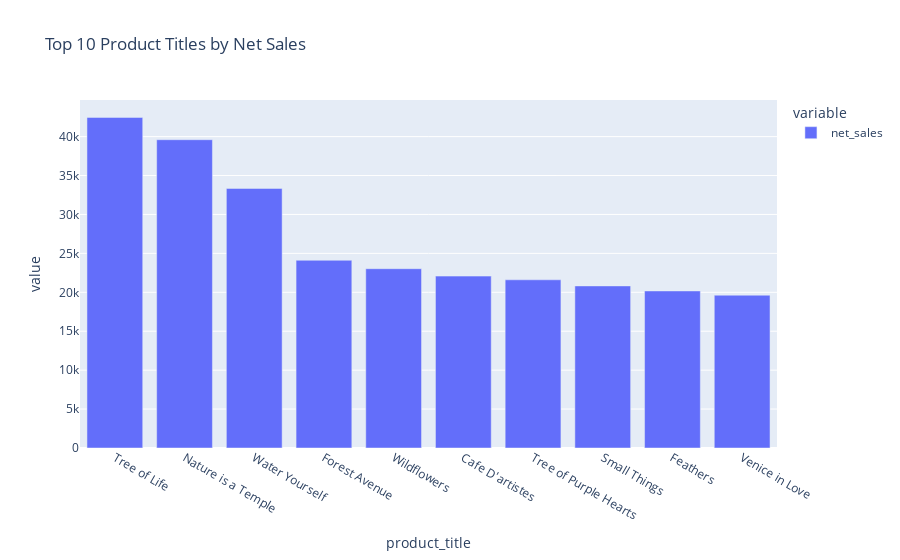

Here is the notebook cell this chart was saved with:
### Code cell
import plotly.express as px

top_10_product_title_by_net_sales = dfs.groupby('product_title')['net_sales'].sum().nlargest(10)
fig = px.bar(top_10_product_title_by_net_sales, title='Top 10 Product Titles by Net Sales')
fig.show()

### Figure 1 — Plotly figure (JSON) as saved in the notebook; plotly's stock layout.template omitted (floating-point values rounded to 4 significant figures)
{"data": [{"alignmentgroup": "True", "hovertemplate": "variable=net_sales<br>product_title=%{x}<br>value=%{y}<extra></extra>", "legendgroup": "net_sales", "marker": {"color": "#636efa", "pattern": {"shape": ""}}, "name": "net_sales", "offsetgroup": "net_sales", "orientation": "v", "showlegend": true, "textposition": "auto", "type": "bar", "x": ["Tree of Life", "Nature is a Temple", "Water Yourself", "Forest Avenue", "Wildflowers", "Cafe D'artistes", "Tree of Purple Hearts", "Small Things", "Feathers", "Venice in Love"], "xaxis": "x", "y": [42470.0, 39600, 33340.0, 24110.0, 23030.0, 22080, 21610.0, 20820.0, 20170.0, 19630.0], "yaxis": "y"}], "layout": {"barmode": "relative", "legend": {"title": {"text": "variable"}, "tracegroupgap": 0}, "title": {"text": "Top 10 Product Titles by Net Sales"}, "xaxis": {"anchor": "y", "domain": [0, 1], "title": {"text": "product_title"}}, "yaxis": {"anchor": "x", "domain": [0, 1], "title": {"text": "value"}}}}
